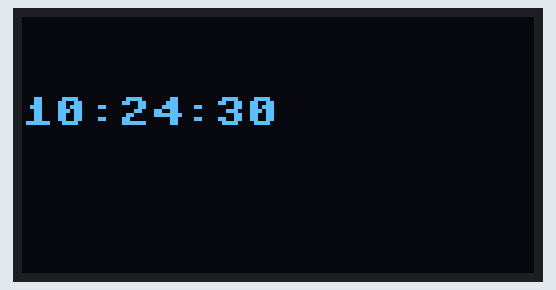
A program run on a simulated MicroPython board. On the bench: 128×64 one-colour display. The clock reads 2024-03-15 10:24:30 at power-on unless the program sets it; what the program prints to the serial console is not drawn.

Above: at 0.1 s.
At 2.2 s:
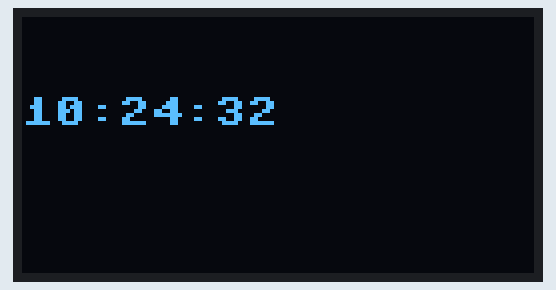
At 4.2 s:
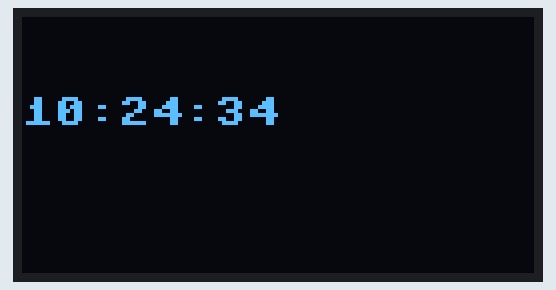
At 18.6 s:
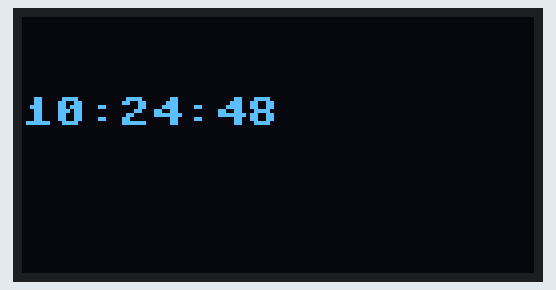
At 26.8 s:
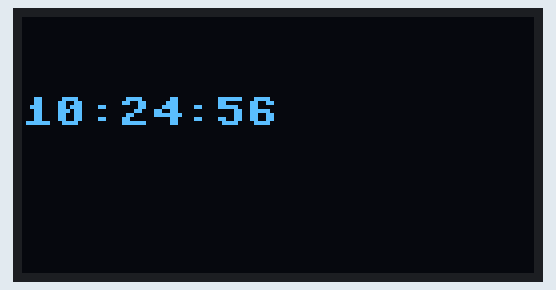
At 37.0 s:
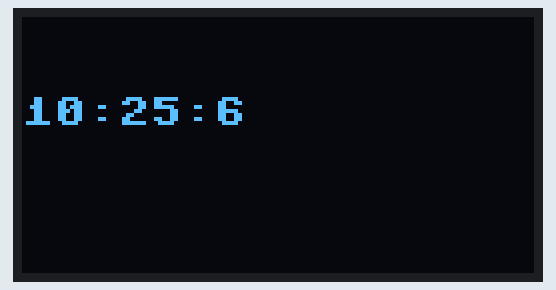

Measured:
- what the display in image 0 shows lasts 2.0 s, from 0.1 s to 2.1 s

The program:

getcurrenttime.py
```python
#Libraries
from machine import Pin, I2C #,RTC  , WDT
from ssd1306 import SSD1306_I2C
import utime

#set up
WIDTH =128
HEIGHT= 64
i2c=I2C(0,scl=Pin(17),sda=Pin(16),freq=200000)
oled = SSD1306_I2C(WIDTH,HEIGHT,i2c)


while True:
    #time.sleep(1)
    date_time_now = utime.time()
    date_time_now=utime.localtime(date_time_now)
    print(date_time_now)
    #date_time_now is in this tuple format
    #(2022, 12, 15, 14, 54, 27, 3, 349)
    #   0    1   2   3   4   5  6    7
    #local_date_time=str(date_time_now[3]) + ':' + str(date_time_now[4]) + ':' + str(date_time_now[5])

    local_date_time=f"{date_time_now[3]}:{date_time_now[4]}:{date_time_now[5]}"
    #14:54:27

    #display in ssd1306
    oled.fill(0)  #clear display


    oled.text(local_date_time, 0, 20)

    oled.show()

    utime.sleep(2)
```
